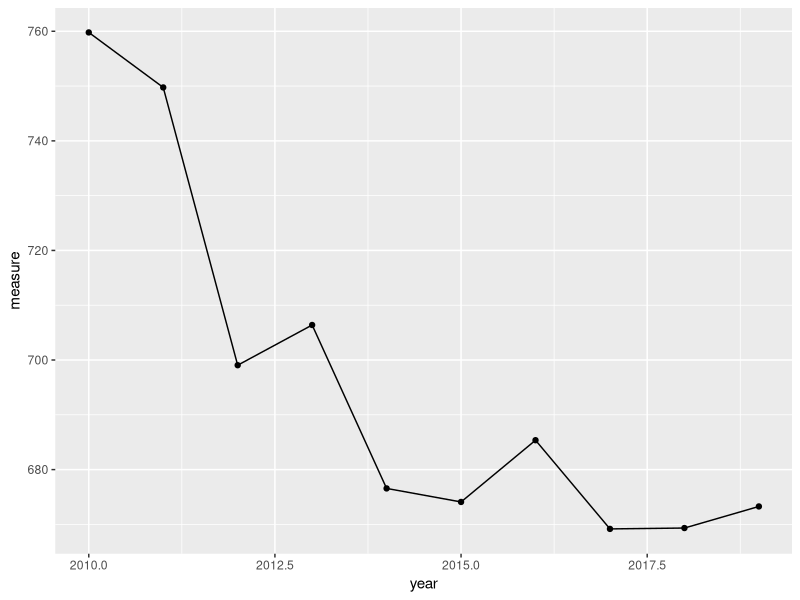
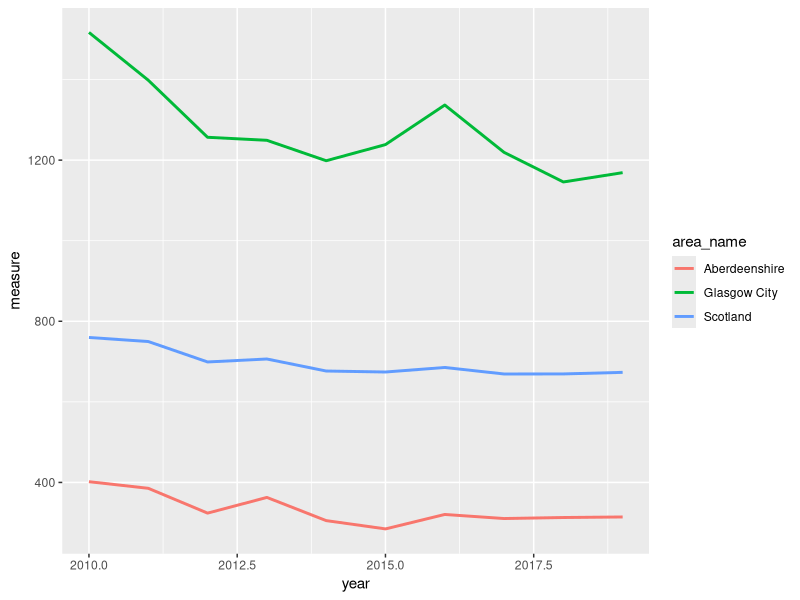
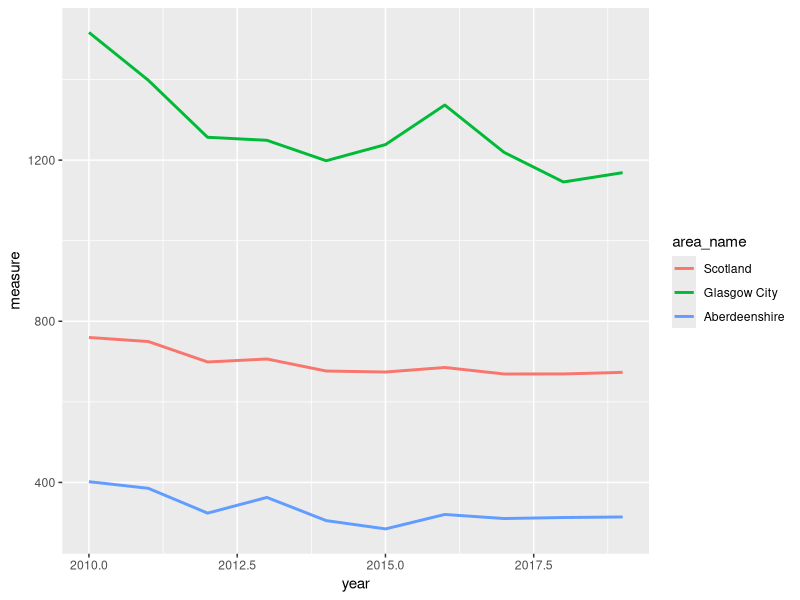
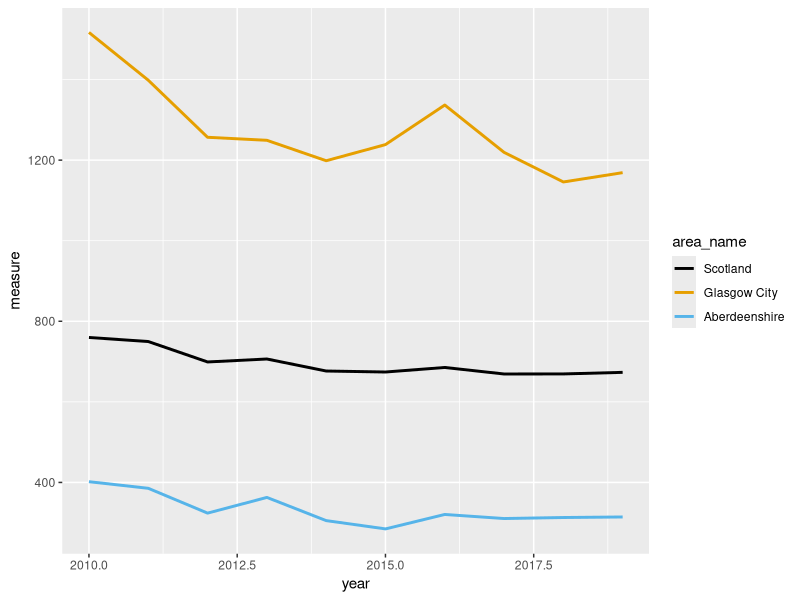
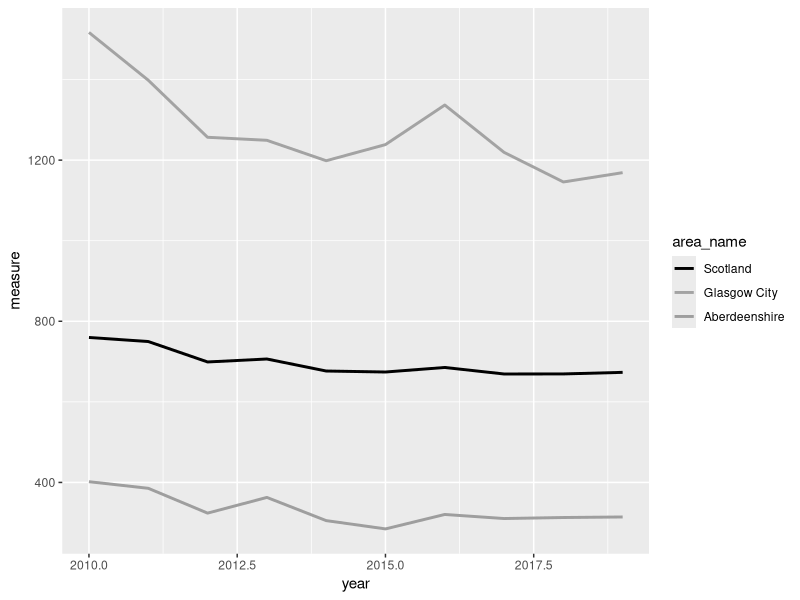
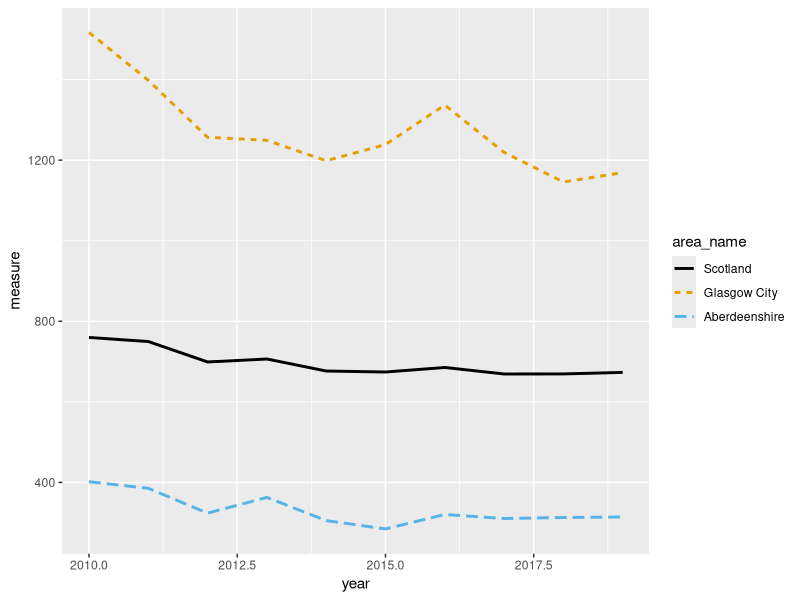
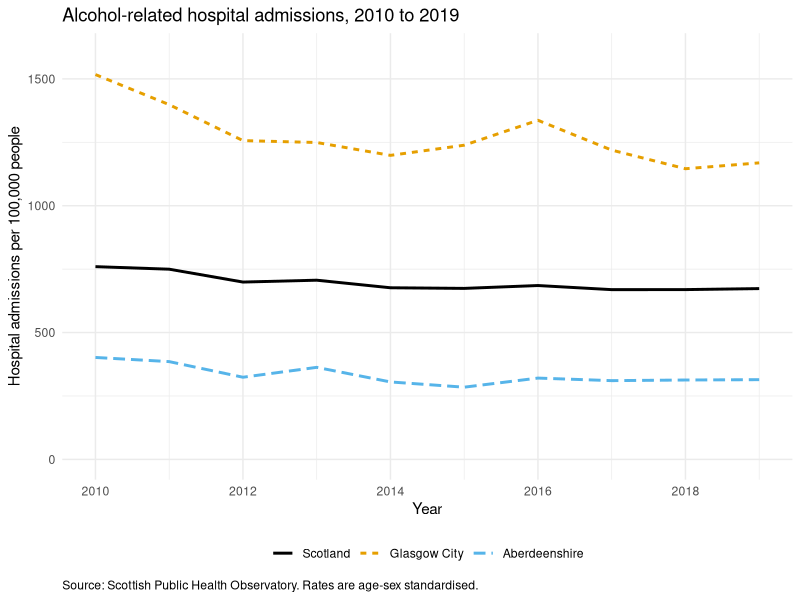
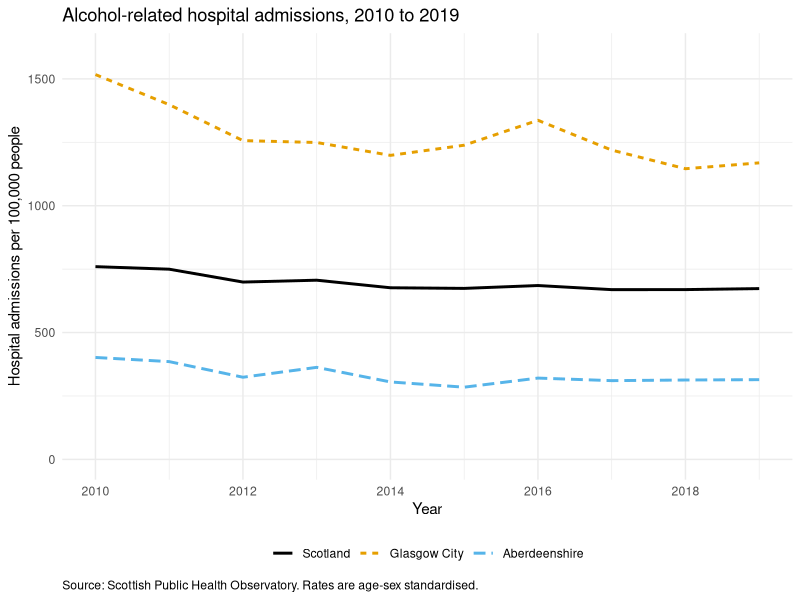

Here is the R script that generated these plots, in order:
## ---- chunk 1
knitr::opts_chunk$set(echo=TRUE, message = FALSE, warning = FALSE, eval = FALSE, cache = FALSE)
options(width = 80)
SOLUTIONS <- TRUE
## ---- chunk 2
library(ggplot2)

scotpho <- read.table('data/scotpho_alcohol_admissions.txt', header = TRUE, sep = "\t", stringsAsFactors = TRUE)
## ---- chunk 3
str(scotpho)
summary(scotpho)

nrow(scotpho)            # 330

table(scotpho$area_type)
# Council area     Scotland 
#          320           10 

# 33 areas, 10 years each. Every area is complete:
table(scotpho$area_name)
unique(table(scotpho$area_name))   # 10 - so every area has all 10 years

range(scotpho$year)      # 2010 2019

# If an area were missing a year, the line would simply be drawn straight
# through the gap, joining the points either side of it. Nothing would warn
# you, and the plot would imply data you do not have.
## ---- chunk 4
scot <- scotpho[scotpho$area_name == "Scotland", ]

ggplot(data = scot, aes(x = year, y = measure)) +
  geom_line() +
  geom_point()

# What is wrong with this plot for anyone other than you?
#  - the axes are labelled year and measure, which are column names rather
#    than English
#  - there are no units anywhere, so 673 could be anything
#  - there is no title, so the reader does not know what is being counted
#  - the x axis is broken at 2010, 2012.5, 2015 and 2017.5, and there is no
#    such year as 2012.5
#  - the y axis runs from about 665 to 764 rather than from zero, which
#    exaggerates the decline
#  - there is nothing to say where the data came from
#
# The plot is not wrong. It is just useless to anybody who is not already
# holding the dataset.
## ---- chunk 5
# a) the three areas in one dataframe
areas <- c("Scotland", "Glasgow City", "Aberdeenshire")

three_areas <- scotpho[scotpho$area_name %in% areas, ]

nrow(three_areas)   # 30 - three areas, ten years each

# b) one geom_line(), three lines, and a legend you did not have to write
ggplot(data = three_areas, aes(x = year, y = measure, colour = area_name)) +
  geom_line(linewidth = 1)

# c) the legend comes out alphabetically, Aberdeenshire, Glasgow City,
# Scotland. Rebuilding the factor with the levels in the order you want puts
# the national figure first and the two council areas either side of it.
three_areas$area_name <- factor(three_areas$area_name, levels = areas)

ggplot(data = three_areas, aes(x = year, y = measure, colour = area_name)) +
  geom_line(linewidth = 1)

# Glasgow City is roughly twice the Scottish average and Aberdeenshire is
# roughly half of it. In 2019 the rates were 1169, 673 and 314 admissions per
# 100,000. The national line, on its own, describes almost nobody.
## ---- chunk 6
# a) a colour-blind friendly palette
cols <- palette.colors(3, palette = "Okabe-Ito")
cols
# "#000000" "#E69F00" "#56B4E9"   black, orange, sky blue

ggplot(data = three_areas, aes(x = year, y = measure, colour = area_name)) +
  geom_line(linewidth = 1) +
  scale_colour_manual(values = cols)

# b) the same plot in greyscale
greys <- grey(c(0, 0.64, 0.62))

ggplot(data = three_areas, aes(x = year, y = measure, colour = area_name)) +
  geom_line(linewidth = 1) +
  scale_colour_manual(values = greys)

# The orange and the sky blue are different enough on screen, but in grey they
# come out at 0.64 and 0.62, which is practically the same. Anyone printing
# your poster in black and white cannot tell Glasgow from Aberdeenshire.

# c) a second cue, so the plot still works with no colour at all
ggplot(data = three_areas,
       aes(x = year, y = measure, colour = area_name, linetype = area_name)) +
  geom_line(linewidth = 1) +
  scale_colour_manual(values = cols)

# mapping both colour and linetype to the same variable gives you a single
# legend showing both, which is what you want. Try it with greys instead of
# cols and you will find the plot still reads perfectly well.
## ---- chunk 7
ggplot(data = three_areas,
       aes(x = year, y = measure, colour = area_name, linetype = area_name)) +
  geom_line(linewidth = 1) +
  scale_colour_manual(values = cols) +
  scale_x_continuous(breaks = seq(2010, 2019, by = 2)) +
  scale_y_continuous(limits = c(0, 1600)) +
  labs(x = "Year",
       y = "Hospital admissions per 100,000 people",
       title = "Alcohol-related hospital admissions, 2010 to 2019",
       caption = "Source: Scottish Public Health Observatory. Rates are age-sex standardised.",
       colour = NULL, linetype = NULL) +
  theme_minimal() +
  theme(legend.position = "bottom", plot.caption = element_text(hjust = 0))

# plot.caption = element_text(hjust = 0) pushes the source note over to the
# left. ggplot right aligns it by default, which looks like an afterthought.

# Should the y axis start at zero?
# Starting at zero, as here, shows the true relative size of the difference
# between areas: Glasgow really is about four times Aberdeenshire. Starting at
# the minimum instead would fill the panel with the year to year wiggles and
# make a modest national decline look dramatic. For a rate like this, where
# zero is meaningful and the comparison between areas is the point, starting at
# zero is the honest choice. For something like average age, where zero is
# nowhere near the data, it would be absurd. Decide, and be able to say why.
## ---- chunk 8
# give the plot a name. Nothing is drawn until you ask for it by name
admissions_plot <- ggplot(data = three_areas,
       aes(x = year, y = measure, colour = area_name, linetype = area_name)) +
  geom_line(linewidth = 1) +
  scale_colour_manual(values = cols) +
  scale_x_continuous(breaks = seq(2010, 2019, by = 2)) +
  scale_y_continuous(limits = c(0, 1600)) +
  labs(x = "Year",
       y = "Hospital admissions per 100,000 people",
       title = "Alcohol-related hospital admissions, 2010 to 2019",
       caption = "Source: Scottish Public Health Observatory. Rates are age-sex standardised.",
       colour = NULL, linetype = NULL) +
  theme_minimal() +
  theme(legend.position = "bottom", plot.caption = element_text(hjust = 0))

admissions_plot     # draw it in the plot pane

# pdf: a vector format, so it stays sharp at any size. Sizes are in inches.
ggsave('output/ex6_admissions.pdf', plot = admissions_plot,
       width = 10, height = 5.625, units = "in")

# png: pixels, so the resolution matters. 10 x 5.625 inches at 300 dpi gives
# you a 3000 x 1687 pixel image that will print cleanly.
ggsave('output/ex6_admissions.png', plot = admissions_plot,
       width = 10, height = 5.625, units = "in", dpi = 300)

# Use the pdf for anything going to a printer and the png for anything going
# into a Word document, PowerPoint or a web page. If your poster template asks
# for a particular figure size, set width and height to that size here rather
# than resizing the image afterwards, which is what makes text look squashed
# or fuzzy.

# If you leave out plot = admissions_plot, ggsave() saves the last plot you
# drew, which is usually what you wanted but not always. Naming it is safer.
